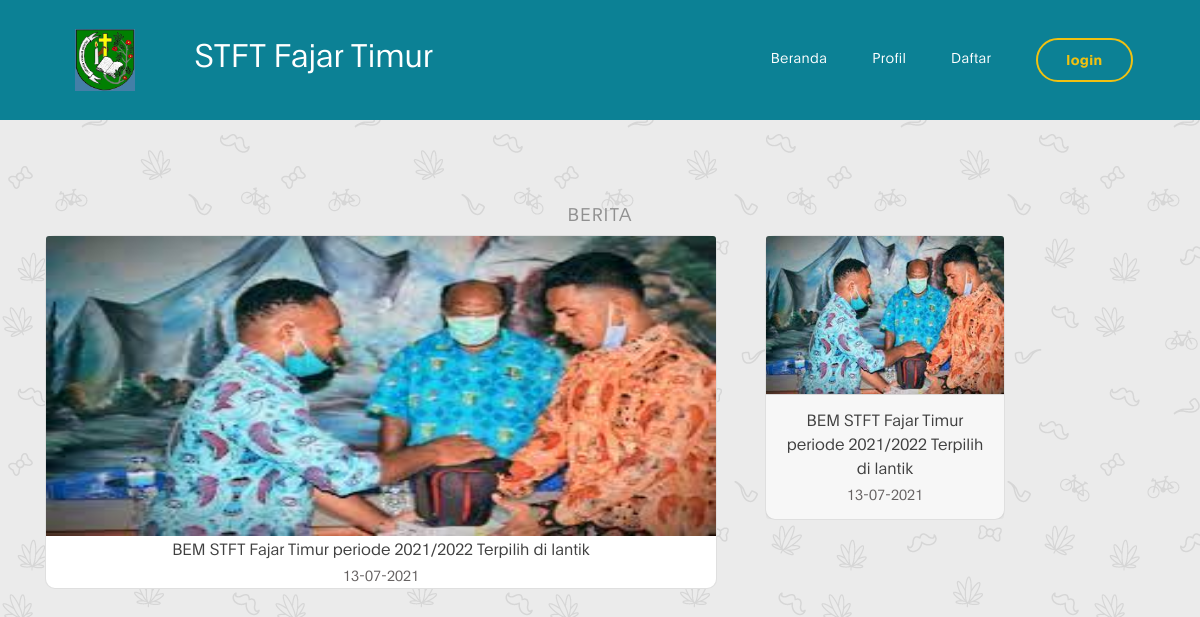
The page / on the database its author committed.
### tables this page shows
CREATE TABLE `berita` (
  `kd_berita` varchar(5) NOT NULL,
  `judul` varchar(100) NOT NULL,
  `isi_berita` text NOT NULL,
  `tanggal` date NOT NULL,
  `gambar` varchar(100) NOT NULL,
  PRIMARY KEY (`kd_berita`)
);

### application/controllers/Beranda.php (called while the page is built, shortened)
<?php
class Beranda extends CI_Controller {
    public function index()
    {
      $data['berita_terakhir'] = $this->db->query("SELECT * FROM berita ORDER BY kd_berita DESC LIMIT 1")->result_array();
      $data['berita'] = $this->db->get('berita')->result_array();
      $this->load->view('templates/beranda/header');
      $this->load->view('templates/beranda/topbar');
      $this->load->view('beranda/beranda',$data);
      $this->load->view('templates/beranda/footer');
    }
 }

### index.php (called while the page is built, shortened)
<?php
require_once BASEPATH.'core/CodeIgniter.php';

### application/helpers/tanggal_helper.php (called while the page is built)
<?php
function tgl_indo($date)
{
    $d = substr($date, 8, 2);
    $m = substr($date, 5, 2);
    $y = substr($date, 0, 4);
    return $d . '-' . $m . '-' . $y;
}

### application/views/beranda/beranda.php (the view)
<section class="blog section-padding">
<br><br><br>
   <div class="container">
    <center>
      <h4>Berita</h4>
    <div class="row">
      <div class="col-lg-6">
      <?php foreach($berita_terakhir as $data) : ?>
        <div class="card" style="width: 42rem;  border-radius: 10px;">
          <img style="height:300px;" class="card-img-top" src="<?= base_url('assets/img/berita/') . $data['gambar'] ?>" alt="Card image cap">
          <a href="#"><?= $data['judul'] ?></a>
            <p class="card-text"><small><?= tgl_indo($data['tanggal']); ?></small></p>
        </div>
      <?php endforeach; ?>
      </div>
      <div class="col-lg-6">
        <?php foreach($berita as $data) : ?>
          <div class="card mb-3" style="width: 15rem; border-radius: 10px;">
            <img class="card-img-top" src="<?= base_url('assets/img/berita/') . $data['gambar'] ?>" alt="Card image cap">
            <div class="card-footer">
          	  <a href="#" class="text-justify"><?= $data['judul'] ?></a>
            	<p class="card-text"><small><?= tgl_indo($data['tanggal']); ?></small></p>
            </div>
          </div>
        <?php endforeach; ?>
      </div>
    </div>
    </center>
  </div>

### lain/css/templatemo-digital-trend.css (style rules this page uses)
:root { --primary-color: #057a8d; --secondary-color: #f1c111; --white-color: #ffffff; --dark-color: #171819; --project-bg: #f0f8ff; --menu-bg: #0c8195; --title-color: #15141a; --gray-color: #909090; --link-color: #404040; --p-color: #666262; --base-font-family: 'Plain-Light', sans-serif; --title-font-family: 'Plain-Regular', sans-serif; --font-bold-family: 'Plain-Bold', sans-serif; --font-weight-bold: bold; --h1-font-size: 42px; --h2-font-size: 32px; --h3-font-size: 24px; --p-font-size: 18px; --base-font-size: 16px; --menu-font-size: 14px; --border-radius-large: 100px; --border-radius-small: 5px; }
body { background: var(--white-color); font-family: var(--base-font-family); }
h1,h2,h3,h4,h5,h6 { font-family: var(--title-font-family); line-height: inherit; }
h4 { color: var(--gray-color); font-family: var(--base-font-family); font-size: var(--p-font-size); letter-spacing: 1px; text-transform: uppercase; }
p { color: var(--p-color); font-size: var(--p-font-size); line-height: 1.5em; }
* { -webkit-box-sizing: border-box; -moz-box-sizing: border-box; box-sizing: border-box; }
*::before, *::after { -webkit-box-sizing: border-box; -moz-box-sizing: border-box; box-sizing: border-box; }
a { color: var(--link-color); font-weight: normal; text-decoration: none; }
.section-padding { padding: 8em 0; }

### application/views/templates/beranda/header.php (style rules this page uses)
.gambar { background: url(assets/img/logo/sativa.png); }

### rows shown on the page
berita: gambar (picture), judul "BEM STFT Fajar Timur periode 2021/2022 Terpilih di lantik", tanggal "13-07-2021"
